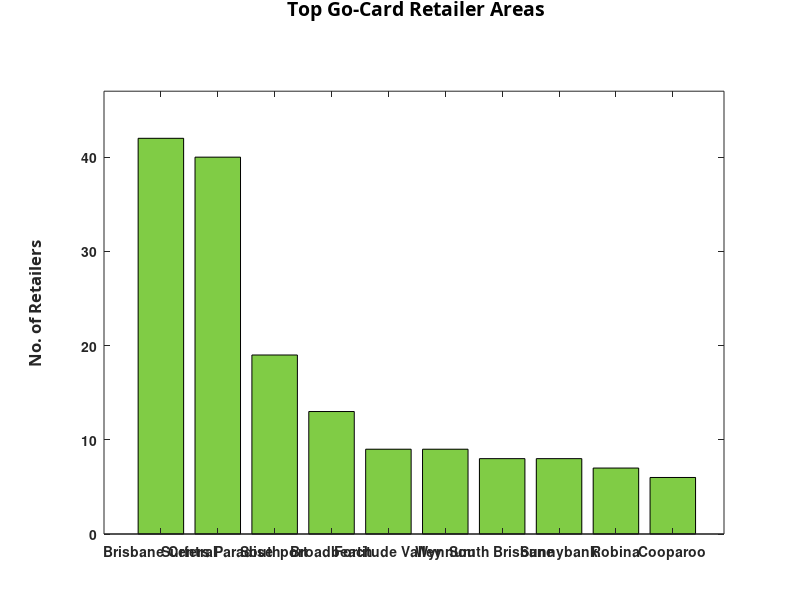

Reproduce this figure in MATLAB. (Note: this script raises an error after producing the figure.)
Names = {'Brisbane Central';'Surfers Paradise';'Southport'; ...
    'Broadbeach';'Fortitude Valley';'Wynnum';'South Brisbane'; ...
    'Sunnybank';'Robina';'Cooparoo'};
y = [42 40 19 13 9 9 8 8 7 6];
bar(y,'FaceColor',[.5 .8 .27],'LineWidth',0.5)

title('Top Go-Card Retailer Areas', 'Fontsize',14, ...
    'FontName','verdana')
tlabh = get(gca,'title');
set(tlabh,'Position',get(tlabh,'Position') - [0.5 -3 0])
ylabel('No. of Retailers','FontSize',12,'FontWeight','bold','FontName', ...
    'lucida console')
ylabh = get(gca,'YLabel');
set(ylabh,'Position',get(ylabh,'Position') - [0.5 0.5 0])

set(gca, 'XTickLabel',Names, 'XTick',1:numel(Names), 'XLim',[0 10.9], ...
    'YLim',[0 47], 'FontWeight', 'bold')
ax = gca;
ax.XTickLabelRotation = 45
pbaspect([1.27 1 1])
print('Go-CardBarGraph', '-dpng', '-r777');